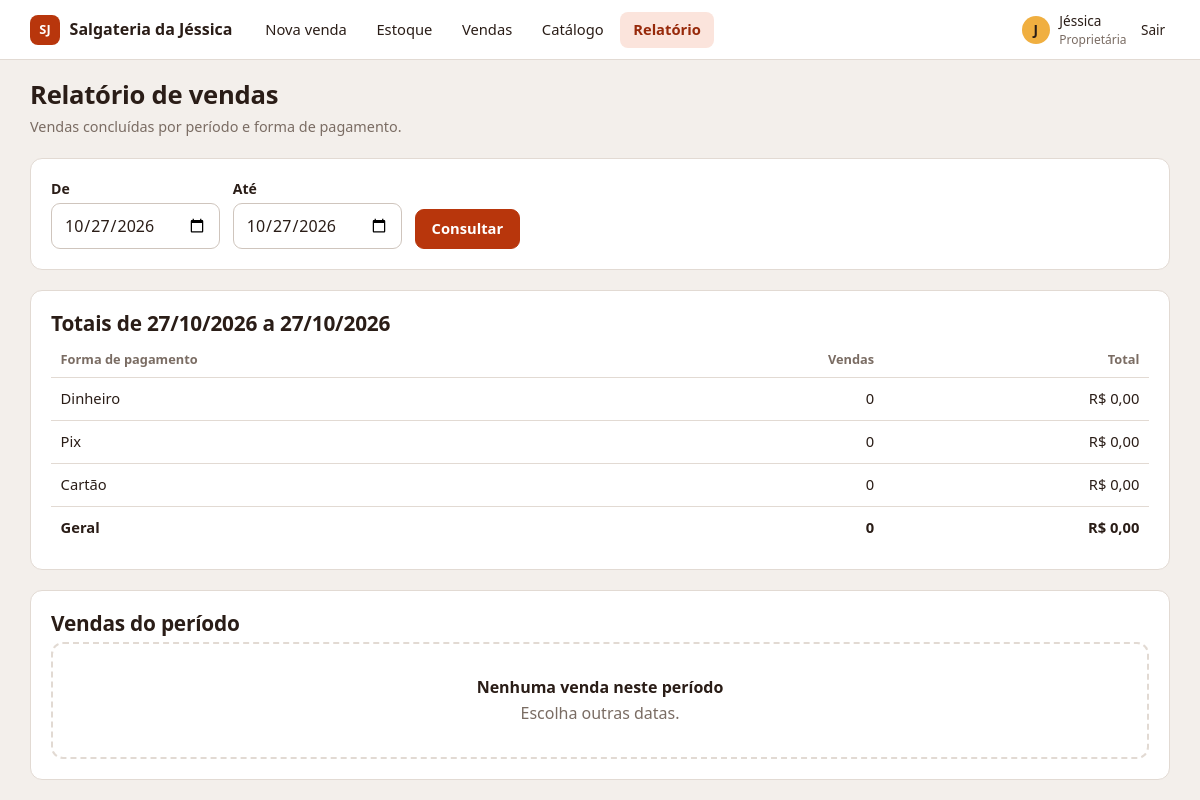
The page /relatorio/ (signed in) on the database its author committed.
### contas/models.py (models this page shows, shortened)
class Usuario(AbstractUser):
    class Perfil(models.TextChoices):
        PROPRIETARIA = "PROPRIETARIA", "Proprietária"
        ATENDENTE = "ATENDENTE", "Atendente"
    perfil = models.CharField(max_length=12, choices=Perfil.choices, default=Perfil.ATENDENTE)
    @property
    def eh_proprietaria(self):
        return self.perfil == self.Perfil.PROPRIETARIA
    @property
    def nome_exibicao(self):
        return self.first_name or self.username
    @property
    def iniciais(self):
        return self.nome_exibicao[:1].upper()

### vendas/views.py (the view)
# urls.py: path("relatorio/", views.relatorio, name="relatorio"),
@proprietaria_required
def relatorio(request):
    inicio, fim = services.periodo_padrao()
    form = PeriodoForm(request.GET or {"inicio": inicio, "fim": fim})
    if form.is_valid():
        inicio, fim = form.cleaned_data["inicio"], form.cleaned_data["fim"]
    dados = services.relatorio(inicio, fim) if form.is_valid() else None
    return render(request, "vendas/relatorio.html", {"form": form, "dados": dados, "inicio": inicio, "fim": fim})

### vendas/forms.py
class PeriodoForm(forms.Form):
    inicio = forms.DateField(label="De", widget=forms.DateInput(attrs={"type": "date"}, format="%Y-%m-%d"))
    fim = forms.DateField(label="Até", widget=forms.DateInput(attrs={"type": "date"}, format="%Y-%m-%d"))
    def clean(self):
        dados = super().clean()
        if dados.get("inicio") and dados.get("fim") and dados["inicio"] > dados["fim"]:
            raise forms.ValidationError("A data inicial não pode ser posterior à data final.")
        return dados

### nucleo/contexto.py (called while the page is built)
def navegacao(request):
    m = request.resolver_match
    if not m:
        return {}
    return {
        "secao": _SECOES.get(m.view_name, m.namespace),
        "etapas_venda": [(1, "Produtos"), (2, "Pagamento"), (3, "Registro"), (4, "Comprovante")],
    }

### nucleo/utils.py (called while the page is built)
def formatar_brl(centavos):
    centavos = int(centavos or 0)
    reais, cent = divmod(abs(centavos), 100)
    inteiro = f"{reais:,}".replace(",", ".")
    return f"{'-' if centavos < 0 else ''}R$ {inteiro},{cent:02d}"

### vendas/services.py (called while the page is built)
def relatorio(inicio, fim):
    vendas = Venda.objects.filter(
        situacao=Venda.Situacao.CONCLUIDA, data_hora__date__gte=inicio, data_hora__date__lte=fim
    )
    por_meio = {m: {"rotulo": r, "quantidade": 0, "total": 0} for m, r in Pagamento.Meio.choices}
    for linha in vendas.values("pagamento__meio").annotate(qtd=Count("id"), total=Sum("total_centavos")):
        por_meio[linha["pagamento__meio"]].update(quantidade=linha["qtd"], total=linha["total"])
    return {
        "vendas": vendas.select_related("usuario", "pagamento"),
        "por_meio": list(por_meio.values()),
        "quantidade": sum(m["quantidade"] for m in por_meio.values()),
        "total": sum(m["total"] for m in por_meio.values()),
    }

def periodo_padrao():
    hoje = timezone.localdate()
    return hoje, hoje

### vendas/templates/vendas/relatorio.html (shortened to what this page needs)
{% extends "base.html" %}
{% load formatos %}
{% block content %}
<div class="cabeca"><div><h1>Relatório de vendas</h1><p class="suave">Vendas concluídas por período e forma de pagamento.</p></div></div>
<div class="cartao" style="margin-bottom:1.25rem">
  <form method="get" style="display:flex;gap:.8rem;align-items:flex-end;flex-wrap:wrap">
    <div class="campo" style="margin:0"><label for="{{ form.inicio.id_for_label }}">De</label>{{ form.inicio }}</div>
    <div class="campo" style="margin:0"><label for="{{ form.fim.id_for_label }}">Até</label>{{ form.fim }}</div>
    <button class="btn" type="submit">Consultar</button>
  </form>
</div>
{% if dados %}
<div class="cartao" style="margin-bottom:1.25rem">
  <h2>Totais de {{ inicio|date:"d/m/Y" }} a {{ fim|date:"d/m/Y" }}</h2>
  <div class="tabela-rolagem"><table>
    <thead><tr><th>Forma de pagamento</th><th class="num">Vendas</th><th class="num">Total</th></tr></thead>
    <tbody>{% for m in dados.por_meio %}<tr><td>{{ m.rotulo }}</td><td class="num">{{ m.quantidade }}</td><td class="num">{{ m.total|brl }}</td></tr>{% endfor %}
      <tr><td><strong>Geral</strong></td><td class="num"><strong>{{ dados.quantidade }}</strong></td><td class="num"><strong>{{ dados.total|brl }}</strong></td></tr></tbody>
  </table></div>
</div>
<div class="cartao">
  <h2>Vendas do período</h2>
  {% if dados.vendas %}<div class="tabela-rolagem"><table>
    <thead><tr><th>Venda</th><th>Data/hora</th><th>Atendente</th><th>Pagamento</th><th class="num">Total</th><th></th></tr></thead>
    <tbody>{% for v in dados.vendas %}<tr><td>{{ v.identificador }}</td><td>{{ v.data_hora|date:"d/m/Y H:i" }}</td><td>{{ v.usuario.nome_exibicao }}</td>
      <td>{{ v.pagamento.get_meio_display }}</td><td class="num">{{ v.total_centavos|brl }}</td>
      <td><a class="btn sec pequeno" href="{% url 'vendas:comprovante' v.pk %}">Comprovante</a></td></tr>{% endfor %}</tbody></table></div>
  {% else %}<div class="vazio"><strong>Nenhuma venda neste período</strong>Escolha outras datas.</div>{% endif %}
</div>
{% endif %}
{% endblock %}

### nucleo/templates/base.html (shortened to what this page needs)
{% load static %}<!doctype html>
<html lang="pt-br">
<head>
  <link rel="stylesheet" href="{% static 'nucleo/app.css' %}">
</head>
<body>
{% block topo %}
<header class="topo">
  <div class="topo-in">
    <a class="marca" href="{% url 'vendas:nova' %}"><span class="logo">SJ</span> Salgateria da Jéssica</a>
    <nav class="menu" aria-label="Principal">
      <a href="{% url 'vendas:nova' %}" {% if secao == 'venda' %}class="ativo" aria-current="page"{% endif %}>Nova venda</a>
      <a href="{% url 'estoque:consulta' %}" {% if secao == 'estoque' %}class="ativo" aria-current="page"{% endif %}>Estoque</a>
      <a href="{% url 'vendas:lista' %}" {% if secao == 'vendas' %}class="ativo" aria-current="page"{% endif %}>Vendas</a>
      {% if user.eh_proprietaria %}
      <a href="{% url 'catalogo:lista' %}" {% if secao == 'catalogo' %}class="ativo" aria-current="page"{% endif %}>Catálogo</a>
      <a href="{% url 'vendas:relatorio' %}" {% if secao == 'relatorio' %}class="ativo" aria-current="page"{% endif %}>Relatório</a>
      {% endif %}
    </nav>
    <div class="usuario">
      <span class="avatar">{{ user.iniciais }}</span>
      <span>{{ user.nome_exibicao }}<small>{{ user.get_perfil_display }}</small></span>
      <form method="post" action="{% url 'contas:sair' %}">{% csrf_token %}<button class="link-botao" type="submit">Sair</button></form>
    </div>
  </div>
</header>
{% endblock %}
<main>
  {% block content %}{% endblock %}
</main>
</body>
</html>

### nucleo/static/nucleo/app.css (style rules this page uses)
:root { --brasa:#b8360c; --brasa-esc:#97290a; --brasa-clara:#fbe4dc; --massa:#f0af40; --fundo:#f3efeb; --papel:#fff; --tinta:#2a1d17; --suave:#7a6c63; --linha:#e2dad3; --verde:#1f6b45; --verde-clara:#dff0e4; --erro:#b3261e; --erro-clara:#fbe3de; --raio:12px; }
* { box-sizing:border-box }
html { font-size:16px }
body { margin:0;background:var(--fundo);color:var(--tinta);font-family:"Segoe UI",Inter,system-ui,-apple-system,Roboto,sans-serif;line-height:1.45 }
a { color:var(--brasa) }
h1,h2,h3 { line-height:1.2;margin:0 0 .35rem;letter-spacing:-.01em }
h1 { font-size:1.6rem }
h2 { font-size:1.3rem }
p { margin:.25rem 0 }
.suave { color:var(--suave);font-size:.9rem }
.topo { background:var(--papel);border-bottom:1px solid var(--linha) }
.topo-in { max-width:1180px;margin:0 auto;padding:.7rem 1.25rem;display:flex;align-items:center;gap:1.25rem;flex-wrap:wrap }
.marca { display:flex;align-items:center;gap:.6rem;font-weight:700;text-decoration:none;color:var(--tinta) }
.logo { background:var(--brasa);color:#fff;border-radius:8px;width:30px;height:30px;display:grid;place-items:center;font-size:.8rem;font-weight:700 }
.menu { display:flex;gap:.25rem;flex:1;flex-wrap:wrap }
.menu a { padding:.45rem .8rem;border-radius:8px;text-decoration:none;color:var(--tinta);font-size:.92rem }
.menu a.ativo { background:var(--brasa-clara);color:var(--brasa-esc);font-weight:600 }
.usuario { display:flex;align-items:center;gap:.6rem;font-size:.85rem }
.avatar { background:var(--massa);width:28px;height:28px;border-radius:50%;display:grid;place-items:center;font-weight:700 }
.usuario small { display:block;color:var(--suave);font-size:.75rem }
.link-botao { background:none;border:0;color:var(--tinta);cursor:pointer;font:inherit;font-size:.85rem;padding:.3rem }
main { max-width:1180px;margin:0 auto;padding:1.25rem }
.cabeca { display:flex;justify-content:space-between;align-items:flex-end;gap:1rem;flex-wrap:wrap;margin-bottom:1rem }
.cartao { background:var(--papel);border:1px solid var(--linha);border-radius:var(--raio);padding:1.25rem }
.btn { display:inline-flex;align-items:center;justify-content:center;gap:.4rem;border:1px solid var(--brasa);background:var(--brasa);color:#fff; border-radius:9px;padding:.55rem 1rem;font:inherit;font-weight:600;font-size:.92rem;cursor:pointer;text-decoration:none }
.campo { margin-bottom:.9rem }
.campo label { display:block;font-weight:600;font-size:.88rem;margin-bottom:.25rem }
input[type=text],input[type=password],input[type=number],input[type=date],select,textarea { width:100%;padding:.6rem .75rem;border:1px solid #cfc5bd;border-radius:9px;font:inherit;background:#fff;color:var(--tinta) }
.tabela-rolagem { overflow-x:auto }
table { width:100%;border-collapse:collapse;font-size:.92rem }
th { text-align:left;font-size:.8rem;color:var(--suave);font-weight:600;padding:.5rem .6rem;border-bottom:1px solid var(--linha) }
td { padding:.65rem .6rem;border-bottom:1px solid var(--linha);vertical-align:middle }
tr:last-child td { border-bottom:0 }
.num { text-align:right;font-variant-numeric:tabular-nums }
.vazio { border:2px dashed var(--linha);border-radius:var(--raio);padding:2rem 1rem;text-align:center;color:var(--suave) }
.vazio strong { display:block;color:var(--tinta);margin-bottom:.2rem }
@media (prefers-reduced-motion:no-preference) { .btn { transition:background .15s } }

### rows shown on the page
Usuario: iniciais "J", nome_exibicao "Jéssica", perfil "Proprietária"

### other values the page prints
{{ inicio|date:"d/m/Y" }} "27/10/2026"
{{ fim|date:"d/m/Y" }} "27/10/2026"
{{ m.rotulo }} "Dinheiro" "Pix" "Cartão"
{{ m.quantidade }} "0" "0" "0"
{{ m.total|brl }} "R$ 0,00" "R$ 0,00" "R$ 0,00"
{{ dados.quantidade }} "0"
{{ dados.total|brl }} "R$ 0,00"
